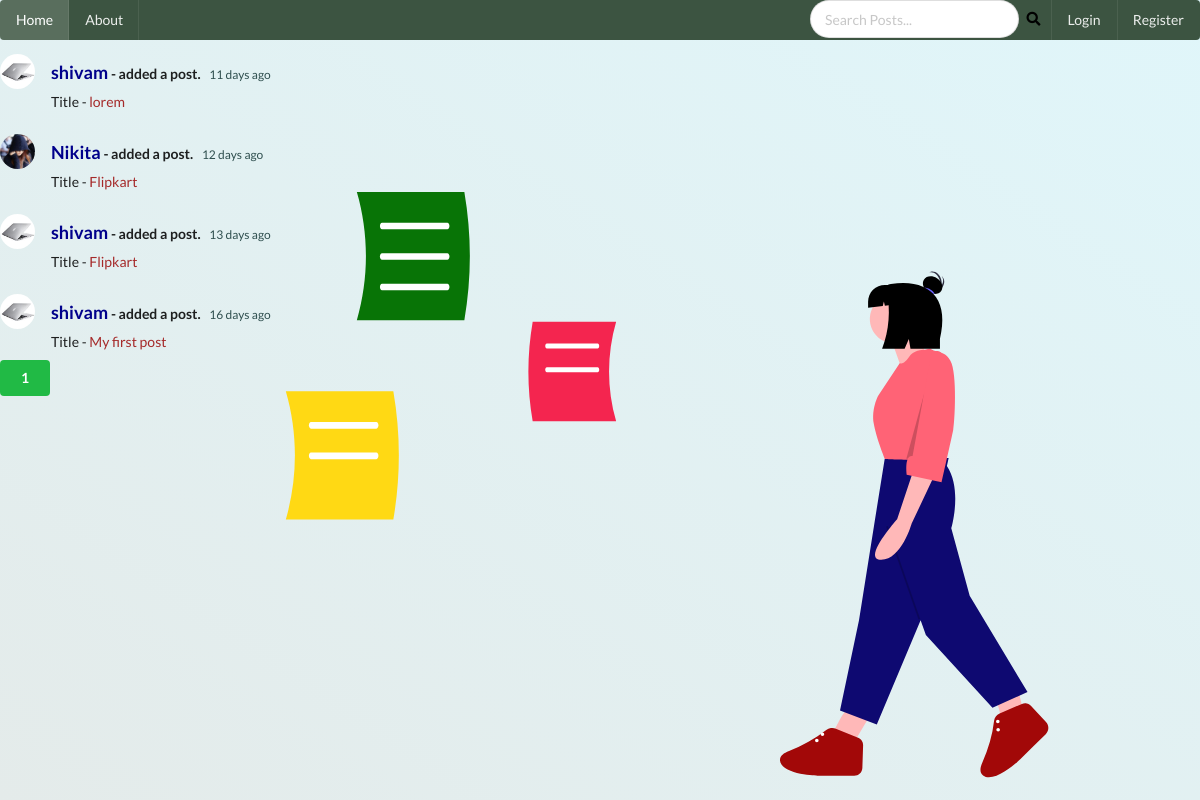
The page /home on the database its author committed.
### social_media/models.py (models this page shows, shortened)
class Post(db.Model):
    __searchable__=['content']
    id = db.Column(db.Integer, primary_key = True)
    title = db.Column(db.String(100),nullable=False)
    date_posted = db.Column(db.DateTime, nullable=False, default = datetime.utcnow)
    content = db.Column(db.Text, nullable = False)
    user_id = db.Column(db.Integer, db.ForeignKey('user.id'), nullable=False)
    comments = db.relationship('Comment', backref = 'article', lazy = True, cascade="all,delete")

class User(db.Model, UserMixin):
    id = db.Column(db.Integer, primary_key = True)
    username = db.Column(db.String(20), nullable = False, unique = True)
    email = db.Column(db.String(50), nullable = False, unique = True)
    image_file =db.Column(db.String(20), nullable = False, default = 'default.jpg')
    password = db.Column(db.String(60), nullable = False)
    posts = db.relationship("Post", backref ='author', lazy = True,cascade="all,delete")
    last_seen = db.Column(db.DateTime, default = datetime.utcnow)
    followed = db.relationship(
        'User', secondary = followers,
        primaryjoin = (followers.c.follower_id == id),
        secondaryjoin = (followers.c.followed_id == id),
        backref = db.backref('followers', lazy ='dynamic'), lazy = 'dynamic')

### social_media/main/routes.py (the view)
@main.route('/')
@main.route('/home')
def home():
    page = request.args.get('page', 1, type= int)
    q = request.args.get('q')
    if q:
        posts = Post.query.filter(Post.title.contains(q) | Post.content.contains(q)).order_by(Post.date_posted.desc()).paginate(page = page, per_page=7)
    else:
        posts = Post.query.order_by(Post.date_posted.desc()).paginate(page = page, per_page=7)
    return render_template('home.html',posts = posts)

### social_media/main/routes.py (called while the page is built)
@main.before_request
def before_request():
    if current_user.is_authenticated:
        current_user.last_seen = datetime.utcnow()
        db.session.commit()

### social_media/templates/home.html (shortened to what this page needs)
{% extends 'base.html' %}
{% block content %}
<div class="pic2" style="position: absolute; right: 2%; bottom: 2%;">
</div>
    {% for post in posts.items %}
      <div class="ui feed">
        <div class="event">
          <div class="label">
            <img src="{{ url_for('static', filename = 'profile/' + post.author.image_file) }}">
          </div>
          <div class="content">
            <div class="summary">
              <a class="user" href="{{ url_for('users.user_posts_info',username = post.author.username ) }}" >
               <h3 style="color: darkblue;"> {{ post.author.username }}</h3>
              </a>   - added a post.
              <div class="date" style="color: darkslategrey;">
                {{ moment(post.date_posted).fromNow() }}
              </div>
            </div>
            <div class="extra text">
             Title - <a href="{{ url_for('posts.post', post_id = post.id) }}" style="color: brown;" target="_blank"> {{ post.title }}</a>
            </div>
          </div>
        </div>
    {% endfor %}
{% for page_num in posts.iter_pages(left_edge =1, right_edge=1, left_current =1,right_current =2) %}
{% if page_num %}
{% if posts.page == page_num %}
<a href="{{ url_for('main.home',page = page_num) }}"><button class="ui green button">
  {{ page_num }}
</button>
</a>
{% else %}
<a href="{{ url_for('main.home',page = page_num) }}"><button class="ui blue basic button">
  {{ page_num }}
</button>
</a>
{% endif %}
{% else %}
    ...
{% endif %}
{% endfor %}
{% endblock %}

### social_media/static/css/style.css (style rules this page uses)
body { background: linear-gradient(to right top, #e4ebea, #e0f6fa); color: #333333; }
h1, h2, h3, h4, h5, h6 { color: #444444; }
.pic2 { margin-top: 3%; margin-left: 45%; background: none; }

### rows shown on the page
Post: image_file (picture), author.username "shivam", date_posted "11 days ago", title "lorem"
Post: image_file (placeholder picture), author.username "Nikita", date_posted "12 days ago", title "Flipkart"
Post: image_file (picture), author.username "shivam", date_posted "13 days ago", title "Flipkart"
Post: image_file (picture), author.username "shivam", date_posted "16 days ago", title "My first post"

### other values the page prints
{{ page_num }} "1"
